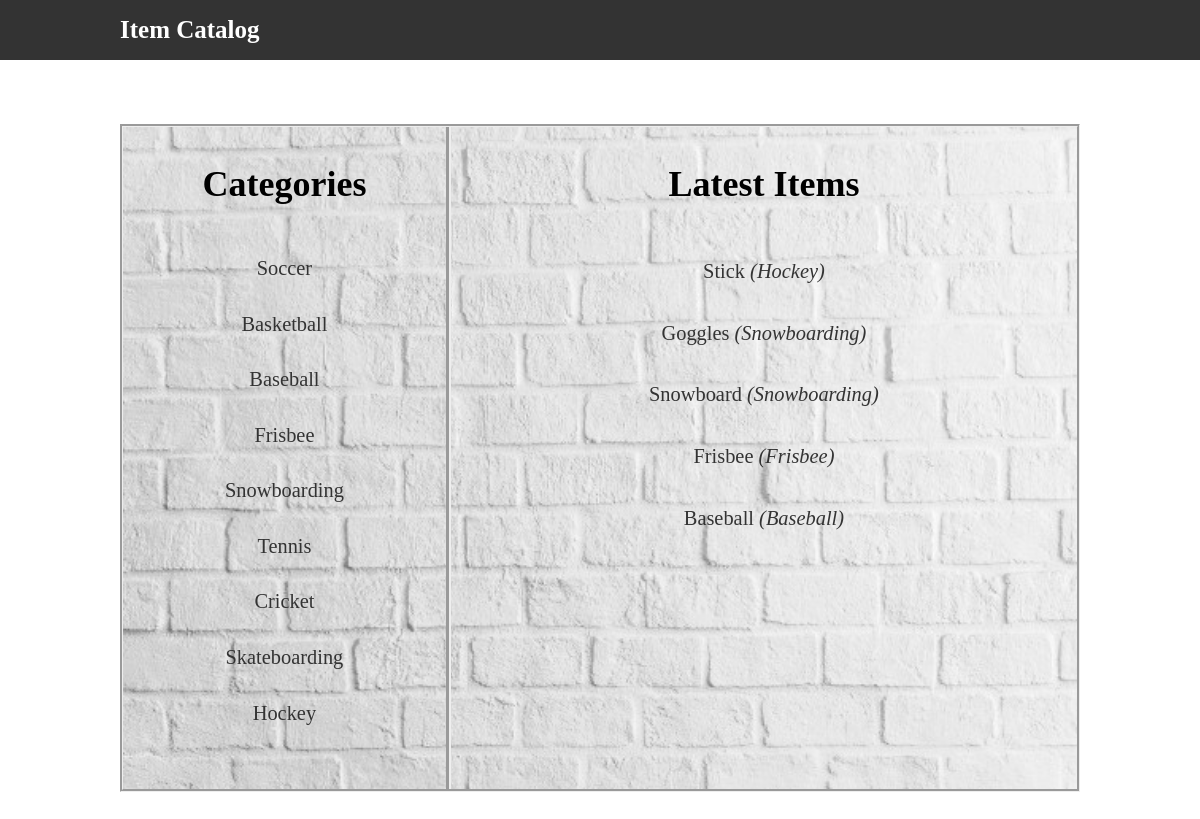
Before: /app with the older database file.
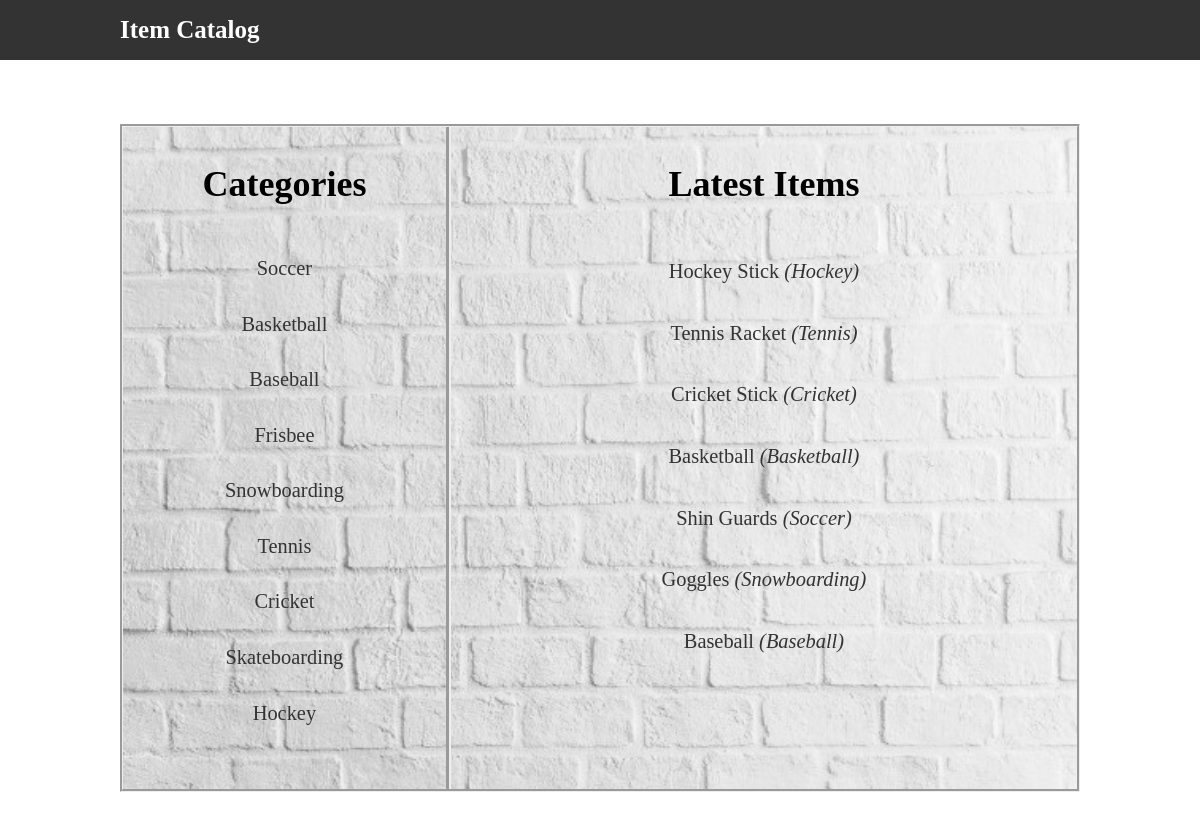
After: the same page with the newer database file.
### models.py (models this page shows, shortened)
class Category(Base):
    __tablename__ = 'category'
    id = Column(Integer, primary_key=True)
    name = Column(String(64), nullable=False)
    items = relationship("Item", cascade="all, delete-orphan")

class Item(Base):
    __tablename__ = 'item'
    id = Column(Integer, primary_key=True)
    name = Column(String(64), nullable=False)
    description = Column(String(250))
    category = relationship(Category)
    cat_id = Column(Integer, ForeignKey('category.id'))
    time = Column(DateTime, server_default=func.now())

### main.py (the view)
@app.route('/')
@app.route('/app')
def showIndex():
    categories = db.query(Category).all()
    items = db.query(Item).order_by(Item.time.desc()).limit(7)
    if session.get('g_id') is None:
        return render_template('index.html', categories=categories,
                               items=items, user=False)
    else:
        return render_template('index.html', categories=categories,
                               items=items, user=True)

### templates/index.html (shortened to what this page needs)
<!DOCTYPE html>
<html>
<head>
	{% block css %}
	<link rel="stylesheet" type="text/css" href="../static/style.css">
	{% endblock %}
</head>
<body>
	<nav>
		<ul>
			<li id = "navLabel"><strong>Item Catalog</strong></li>
		</ul>
	</nav>
	<main>
		{% block main %}
		<aside>
			<h3>
				Categories
			</h3>
			<ul>
				{% for cat in categories %}
				<li><a href = "/app/{{cat.name}}">{{cat.name}}</a></li>
				{% endfor %}
			</ul>
		</aside>
		<section>
			{% block section %}
			<h3>
				Latest Items
			</h3>
			<ul>
				{% for item in items%}
				<li><a href = "/app/{{item.category.name}}/{{item.name}}">{{item.name}}<em> ({{item.category.name}})</em></a> </li>
				{% endfor %}
			</ul>
			{% endblock %}
		</section>
		{% endblock %}
	</main>
</body>
</html>

### static/style.css (style rules this page uses)
body { margin: 0; font-family: "Arial Black"; }
nav { text-align: center; }
nav > ul { list-style-type: none; margin: 0; padding: 0; overflow: hidden; background-color: #333; height: 60px; display: inline-block; width: 100%; }
#navLabel { float: left; color:white; line-height: 60px; text-decoration: none; margin-left: 10%; font-size: 25px; }
main { display: flex; justify-content: center; margin: 5% 10%; padding: 0; border-style: groove; background-image:url('brick.jpg'); background-repeat: no-repeat; background-size: cover; }
section { order: 0; width: 70%; margin-left: 5%; margin-right: 5%; }
aside { width:30%; padding-bottom: 32px; border-right: 5px groove; margin: auto; padding-right: 5%; padding-left: 5%; }
li { list-style-type: none; text-align: center; font-size: 1.7vw; }
ul { padding: 0; }
h3 { font-size: 3vw; text-align: center; }
a:link, a:visited { background-color: transparent; color: #333; text-align: center; text-decoration: none; display: inline-block; margin-top: 1%; margin-bottom: 1%; width: 100%; box-sizing: border-box; border-top: 14px solid transparent; border-bottom: 14px solid transparent; }

Changed rows visible on the page:
removed Item: name "Stick", category.name "Hockey"
removed Item: name "Snowboard", category.name "Snowboarding"
removed Item: name "Frisbee", category.name "Frisbee"
added Item: name "Hockey Stick", category.name "Hockey"
added Item: name "Tennis Racket", category.name "Tennis"
added Item: name "Cricket Stick", category.name "Cricket"
added Item: name "Basketball", category.name "Basketball"
added Item: name "Shin Guards", category.name "Soccer"
